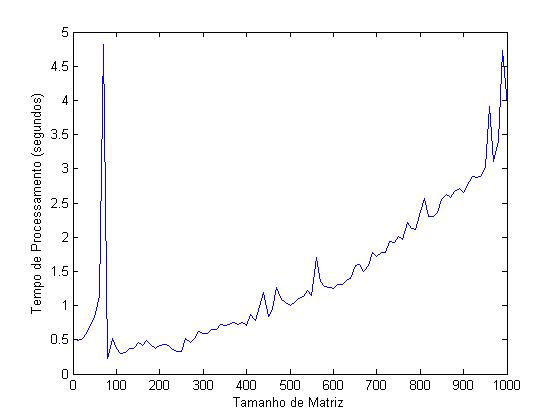
%> input picture Aproximacao_Linear_Graficos/grafico1.jpg, 560 x 420 px, given in place of , which was not available
$ octave leitura_imagens.m   (GNU Octave 9; MATLAB toolbox functions it lacks are replaced by stand-ins)
%> lines starting %> are read from the running program, lines starting %| are printed output that depends on the picture; in (x1, y1, x2, y2) boxes, pixels count from 0 and x2, y2 are one past the last pixel; in counts of white or black regions, pixels touching at a corner belong together; the program's own positions count from 1; pictures that were not available may be replaced by others from this repository, and a replacement may not be noted


display('Digite o nome da figura (incluindo a sua extenção, ex: grafico.jpg):')
arquivo = input('' , 's'); % espera o input do usuário com o nome do arquivo .txt


i = imread(arquivo); %abre a imagem
%> i is the input picture: size 420x560x3 uint8; mean R, G, B 249.2, 249.1, 249.8


img = im2bw(i); %converte para uma matrix binaria
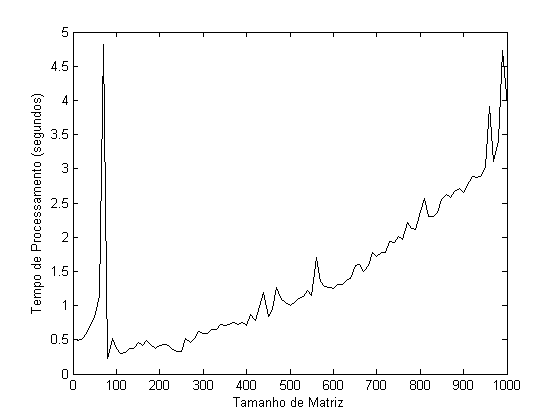
%> img: size 420x560 logical; 97.9% white; black in thin lines or dots, all inside (x1, y1, x2, y2) = (31, 27, 520, 407)
xcanto1 = [0 0]; %coordenadas do canto superior esquerdo do gráfico
xcanto2 = [0 0]; %coordenadas do canto inferior direito do gráfico
xtemp = [0 0]; %coordenadas temporárias


%   j j j j
% i
% i
% i
% i

% aprox = input(' Entre com o tipo de aproximação: \n 1 - Exponêncial\n 2 - Senoides\n 3 - Fourrier\n 4 - Gaussiana\n ');%pega o tipo de aproximação desejada
%
% switch aprox
%     case 1
%         precisao = input(' Entre com precisão da aproximação : \n 1 - Exponêncial Sinples\n 2 - Exponêncial Dupla\n ');
%         aproxtype = strcat('exp',precisao);
%     case 2
%         precisao = input(' Entre com o número de senóides da aproximação : \n 1 - Senóide Simples\n 2 - Duas Senóides\n 3 - Tres Senóides\n 4 - Quatro Senóides\n 5 - Cinco Senóides\n 6 - Seis Senóides\n 7 - Sete Senóides\n 8 - Oito Senóides\n ');
%         aproxtype = strcat('sin',precisao);
%     case 3
%         precisao = input(' Entre com o número de termos da série de Fourrier da aproximação : \n 1 - Um Termo\n 2 - Dois Termos\n 3 - Tres Termos\n 4 - Quatro Termos\n 5 - Cinco Termos\n 6 - Seis Termos\n 7 - Sete Termos\n 8 - Oito Termos\n ');
%         aproxtype = strcat('fourrier',precisao);
%     case 4
%         precisao = input(' Entre com o número de modelos Gaussianos da aproximação : \n 1 - Um Modelo\n 2 - Dois Modelos\n 3 - Tres Modelos\n 4 - Quatro Modelos\n 5 - Cinco Modelos\n 6 - Seis Modelos\n 7 - Sete Modelos\n 8 - Oito Modelos\n ');
%         aproxtype = strcat('gauss',precisao);
%     otherwise
%       disp('Método inválido.');
% end

xmin = input(' X mínimo do gráfico: ');%pega o x mínimo do gráfico
%> the answer given: 3
xmax = input(' X máximo do gráfico: ');%pega o x máximo do gráfico
%> the answer given: 3
ymin = input(' Y mínimo do gráfico: ');%pega o y mínimo do gráfico
%> the answer given: 3
ymax = input(' Y máximo do gráfico: ');%pega o y máximo do gráfico
%> the answer given: 3

% [8 lines of commented-out code are left out]
for j=1:560
   for i=1:420

       if (img(i,j)==0) %acha um ponto qualquer no grafico
           cont=1;
           xtemp = [i j]; %armazena temporariamente as coodenadas
           while(img(i,j)==0)
               i = i+1; %continua passando o i;

               if (cont>20)% se percorrer mais de 20 colunas significa que o programa achou uma das bordas do grafico
                   xcanto1 = xtemp;
                   i = xcanto1(1,1);
                   break;
               end

               cont = cont + 1;
           end

             break;


       end


   end

    if (xcanto1(1,1) ~= 0)
        break;
    end

end
%> after the loop, cont = 21; i = 33; xcanto1 = [33 74]; xtemp = [33 74]


%acha o canto inferior direito
i = xcanto1(1,1);
j = xcanto1(1,2);
%> j = 74
while(img(i,j)==0) %acha a linha mais inferior

    i = i+1;

end
%> after the loop, i = 376
xcanto2(1,1) = i-1;

i = xcanto1(1,1);
%> i = 33
j = xcanto1(1,2);
while(img(i,j)==0) %acha a coluna mais a direita

    j = j+1;

end
%> after the loop, j = 509

xcanto2(1,2) = j-1;


img2=img(xcanto1(1,1)+1:xcanto2(1,1)-1,xcanto1(1,2)+1:xcanto2(1,2)-1); %cria uma nova matriz só com a região de interesse para análise, retirando toda a área externa inclusive os vértices do gráfico
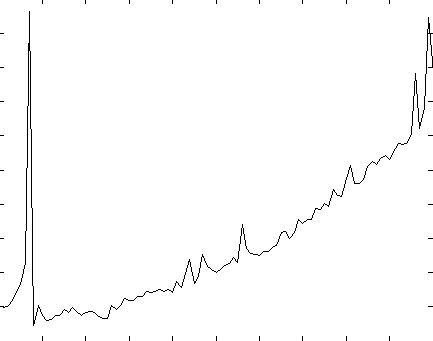
%> img2: size 341x433 logical; 98.9% white; black in thin lines or dots
xtemp = size(img2);
%> xtemp = [341 433]
i = 1;
j = 1;
%retira as marcações de escala dos gráficos

for i=1:xtemp(1,1) %limpa margem esquerda

    if(img2(i,j:j+3)==0)

        img2(i,j:j+3) = 1;

    end


end
%> img2: size 341x433 logical; 98.9% white; black in thin lines or dots
i = 1;
j = 1;

for j=1:xtemp(1,2) %limpa margem superior

    if(img2(i:i+3,j)==0)

        img2(i:i+3,j) = 1;

    end


end
%> img2: size 341x433 logical; 98.9% white; black in thin lines or dots

i=xtemp(1,1);
%> i = 341
j=xtemp(1,2);
%> j = 433

for i=1:xtemp(1,1) %limpa a margem direita

    if(img2(i,j-4:j)==0)

        img2(i,j-4:j) = 1;

    end


end
%> img2: size 341x433 logical; 99% white; black in thin lines or dots

i=xtemp(1,1);
j=xtemp(1,2);


for j=1:xtemp(1,2) %limpa a margem inferior

    if(img2(i-4:i,j)==0)

        img2(i-4:i,j) = 1;

    end


end
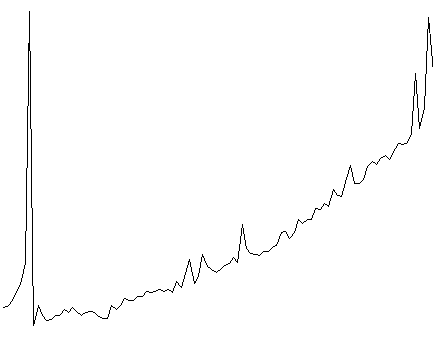
%> img2: size 341x433 logical; 99% white; black in thin lines or dots

%nesse ponto a 'img2' é uma imagem do gráfico isolado

j = 1;
i = 1;
cont = 1;
for j=1:xtemp(1,2)%pega os pontos da curva
   for i=1:xtemp(1,1)

       if(img2(i,j)==0)

           pontoy(cont) = i;
           pontox(cont) = j;
           cont = cont + 1;

       end


   end


end
%> after the loop, cont = 1487; pontox = 1486 values from 4 to 433; pontoy = 1486 values, max 326 at index 583, min 12 at index 269, mean 189
tam = size(pontoy);
%> tam = [1 1486]
for i=1:tam(1,2)


      pontosx(i) = xtemp(1,2) - pontox(i);
      pontosy(i) = xtemp(1,1) - pontoy(i);

end
%> after the loop, pontosx = 1486 values, max 429 at index 1, min 0 at index 1476, mean 247.3; pontosy = 1486 values, max 329 at index 269, min 15 at index 583, mean 152


for i=0:tam(1,2)-1

     pontosx2(1,i+1) = xtemp(1,2) - pontosx(1,tam(1,2)-i);
     pontosy2(1,i+1) = pontosy(1,tam(1,2)-i);


end
%> after the loop, pontosx2 = 1486 values, max 433 at index 1, min 4 at index 1486, mean 185.7; pontosy2 = 1486 values, max 329 at index 1218, min 15 at index 904, mean 152

px2 = pontosx2';  %px e py são as coordenadas dos pontos obtidos
%> px2 has the same summary as pontosx2
py2 = pontosy2';
%> py2 has the same summary as pontosy2

delx = xmax - xmin;%pega o delta x real do gráfico
dely = ymax - ymin;%pega o delta y real do grafico
delkx = xtemp(1,2);%pega o delta x no grafico obtido
%> delkx = 433
delky = xtemp(1,1);%pega o delta y no grafico obtido
%> delky = 341
 for i=1:tam(1,2)

     px3(i,1) = xmin + (px2(i,1)/delkx)*delx;
     py3(i,1) = ymin + (py2(i,1)/delky)*dely;


 end
%> after the loop, px3 = 1486 values from 3 to 3; py3 = 1486 values from 3 to 3


 for i=1:tam(1,2)


      px(i,1) = xmin + (xmax - px3(i,1));
      py(i,1) = ymin + (ymax - py3(i,1));

 end
%> after the loop, px = 1486 values from 3 to 3; py = 1486 values from 3 to 3


for i=1:tam(1,2)

     px(i,1) = xmin + (px(i,1) - px(tam(1,2),1));
     px = abs(px);
     %py(i,1) = py(tam(1,2),1);


end
px = px3;
py = py3;


aprox = input(' Entre com o tipo de aproximação: \n 1 - Exponêncial\n 2 - Senoides\n 3 - Fourrier\n 4 - Gaussiana\n ');%pega o tipo de aproximação desejada
%> the answer given: 1

switch aprox
    case 1
%> (the run ends here)
